Frame 1 (no input): blank canvas, image omitted
Frame 60 (no input): blank canvas, image omitted
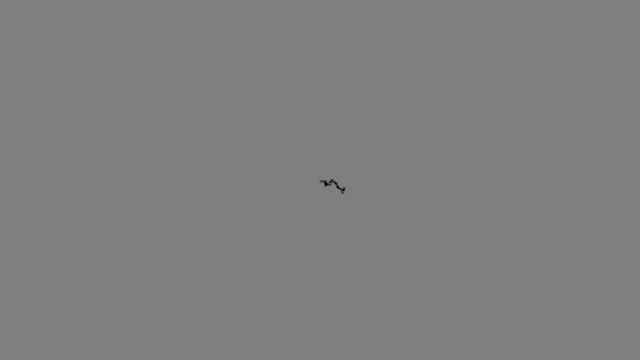
Frame 120 (the mouse pressed at the canvas centre since frame 60)

The p5.js sketch whose frames 1 and 60 were blank and that drew this single picture after the mouse press (run headless with seeded random() and noise() and a simulated clock; from frame 60 on, the mouse is pressed at the canvas centre):

// p5.js sketch
// ── sketch.js
// The Nature of Code
// Daniel Shiffman
// http://natureofcode.com

var walker;

function setup() {
  createCanvas(640,360); //creating a canvas of size 640 x 360 
  walker = new Walker(); //creating an instance/object of class Walker
  background(127); //setting a background of grey
}

function draw() {
  walker.step();
  walker.render();
}

function Walker() {
  //initializing the position of walker
  this.x = width/2; //width gives width of canvas
  this.y = height/2; //width gives height of canvas

  this.render = function() {
    stroke(0); //setting color of stroke to black
    point(this.x,this.y);
  };

  this.step = function() {
    //var choice = floor(random(4)); 
    var r = random(1); //return a random number between 0 and 1(exclusive)
      // A 40% of moving to the right!
    if (r < 0.4) {
      this.x++;
    } else if (r < 0.6) {
      this.x--;
    } else if (r < 0.8) {
      this.y++;
    } else {
      this.y--;
    }
    this.x = constrain(this.x,0,width-1);
    this.y = constrain(this.y,0,height-1);
  };
}
